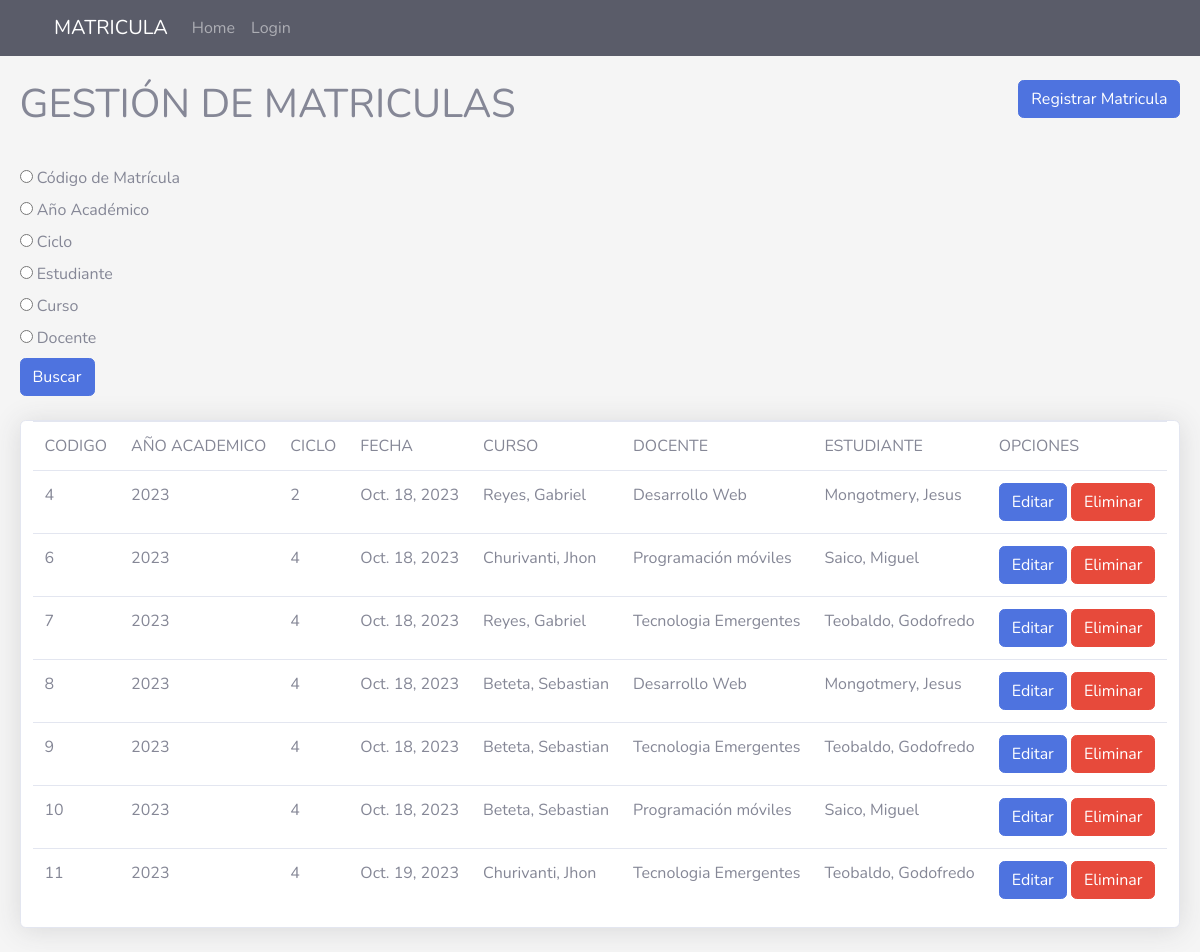
The page / on the database its author committed.
### appCursos/models.py (models this page shows, shortened)
class Matricula(models.Model):
    matricula_id = models.AutoField(primary_key=True, default=None)
    AnioAcademico = models.IntegerField()
    Ciclo = models.CharField(max_length=10)
    Fecha = models.DateField()
    CodigoEstudiante = models.ForeignKey(Estudiante, on_delete=models.CASCADE)
    CodigoCurso = models.ForeignKey(Curso, on_delete=models.CASCADE)
    CodigoDocente = models.ForeignKey(Docente, on_delete=models.CASCADE)

class Estudiante(models.Model):
    CodEstudiante = models.AutoField(primary_key=True)
    AnioIngreso = models.IntegerField()
    Apellido = models.CharField(max_length=50)
    Nombre = models.CharField(max_length=50)
    Telefono = models.CharField(max_length=15)
    def __str__(self):
        return f'{self.Apellido}, {self.Nombre}'

class Curso(models.Model):
    CodCurso = models.AutoField(primary_key=True)
    Nombre = models.CharField(max_length=100)
    Credito = models.PositiveIntegerField()
    def __str__(self):
        return self.Nombre

class Docente(models.Model):
    CodDocente = models.AutoField(primary_key=True)
    Apellido = models.CharField(max_length=50)
    Nombre = models.CharField(max_length=50)
    def __str__(self):
        return f'{self.Apellido}, {self.Nombre}'

### appCursos/views.py (the view, shortened to what this page needs)
# urls.py: path('',views.listMatricula,name='matricula'),
def listMatricula(request):
    formSearch = MatriculaSearchForm(request.GET)
    matriculas= Matricula.objects.all()
    estudiantes = Estudiante.objects.all()
    cursos = Curso.objects.all()
    docentes = Docente.objects.all()
    formCreateMatricula = MatriculaForm()
    context = {
        'matriculas':matriculas,
        'estudiantes': estudiantes,
        'cursos': cursos,
        'docentes': docentes,
        'formCreateMatricula':formCreateMatricula,
        'formSearch':formSearch
    }
    return render(request,'matricula.html',context)

### appCursos/forms.py
class MatriculaForm(forms.ModelForm):
    class Meta:
        model = Matricula
        fields = '__all__'
        widgets = {
            'Fecha': forms.DateInput(attrs={'type': 'date'}),
            'CodigoEstudiante': forms.Select(attrs={'class': 'form-control'}),
            'CodigoCurso': forms.Select(attrs={'class': 'form-control'}),
            'CodigoDocente': forms.Select(attrs={'class': 'form-control'}),
        }

### appCursos/templates/matricula.html (shortened to what this page needs)
{% extends 'layouts/base.html' %}
 {% block content %}
 <div class=" mt-4">
    <div class="d-flex justify-content-between">
        <div>
        <h1>GESTIÓN DE MATRICULAS</h1>
        </div>
        <div>
        <button type="button" class="btn btn-primary mb-4" data-toggle="modal" data-target="#nuevaMatricula">
            Registrar Matricula
        </button>
        </div>
    </div>
    <form class="w-100 me-3 mt-4 mb-4" method="get">
        <div class="radio-tabs">
            {{ formSearch.campo }}
        </div>
        <button type="submit" class="btn btn-primary">Buscar</button>
    </form>
    <div class="card shadow mb-4 ">
        <div class="col-12">
            <div class="table-response ">
                <table class="table table-hover ">
                    <thead>
                    <tr>
                        <td>CODIGO</td>
                        <td>AÑO ACADEMICO</td>
                        <td>CICLO</td>
                        <td>FECHA</td>
                        <td>CURSO</td>
                        <td>DOCENTE</td>
                        <td>ESTUDIANTE</td>
                        <td>OPCIONES</td>
                    </tr>
                    </thead>
                    <tbody>
                        {% for matricula in matriculas %}
                    <tr>
                        <td>{{matricula.matricula_id}}</td>
                        <td>{{matricula.AnioAcademico}}</td>
                        <td>{{matricula.Ciclo}}</td>
                        <td >{{matricula.Fecha}}</td>
                        <td >{{matricula.CodigoEstudiante}}</td>
                        <td >{{matricula.CodigoCurso}}</td>
                        <td >{{matricula.CodigoDocente}}</td>
                        <td>
                            <button type="button" class="btn btn-primary editar-matricula" data-toggle="modal" data-target="#editarMatricula-{{ matricula.matricula_id }}">
                                Editar
                            </button>
                            <button type="button" class="btn btn-danger eliminar-matricula" data-toggle="modal" data-target="#eliminarMatricula-{{ matricula.matricula_id }}">
                                Eliminar
                            </button>
                        </td>
                    </tr>
                    {% endfor %}
                    </tbody>
                </table>
            </div>
        </div>
    </div>
</div>
{% endblock %}

### appCursos/templates/layouts/base.html (shortened to what this page needs)
{% load static %}
<!DOCTYPE html>
<html lang="en">
  <head>
    <link href="{% static 'vendor/fontawesome-free/css/all.min.css' %}" rel="stylesheet" type="text/css">
    <link href="{% static 'css/sb-admin-2.min.css' %}" rel="stylesheet">
    <link rel="stylesheet" href="{% static 'styles/main.css' %}" type="text/css">
  </head>
  <body>
    {% include 'layouts/navbar.html' %}
    <main class="main-home">
      <div class=" " >
    {% block content %}
    {% endblock %}
  </div>
</main>
  </body>
</html>

### appCursos/templates/layouts/navbar.html (shortened to what this page needs)
<nav class="navbar navbar-expand-lg navbar-dark bg-dark">
    <div class="container">
      <a class="navbar-brand" href="/">MATRICULA</a>
      <div class="collapse navbar-collapse" id="navbarNav">
        <ul class="navbar-nav ms-auto">
          <li class="nav-item">
            <a href="/" class="nav-link">Home</a>
          </li>
          <li class="nav-item">
            <a href="/login" class="nav-link">Login</a>
          </li>
        </ul>
      </div>
    </div>
  </nav>

### appCursos/static/styles/main.css (style rules this page uses)
.main-home { min-height: calc(100vh - 56px); background-color:whitesmoke; display: flex; justify-content: center; align-items:start; }

### rows shown on the page
Matricula: matricula_id "4", AnioAcademico "2023", Ciclo "2", Fecha "Oct. 18, 2023", CodigoEstudiante "Reyes, Gabriel", CodigoCurso "Desarrollo Web", CodigoDocente "Mongotmery, Jesus"
Matricula: matricula_id "6", AnioAcademico "2023", Ciclo "4", Fecha "Oct. 18, 2023", CodigoEstudiante "Churivanti, Jhon", CodigoCurso "Programación móviles", CodigoDocente "Saico, Miguel"
Matricula: matricula_id "7", AnioAcademico "2023", Ciclo "4", Fecha "Oct. 18, 2023", CodigoEstudiante "Reyes, Gabriel", CodigoCurso "Tecnologia Emergentes", CodigoDocente "Teobaldo, Godofredo"
Matricula: matricula_id "8", AnioAcademico "2023", Ciclo "4", Fecha "Oct. 18, 2023", CodigoEstudiante "Beteta, Sebastian", CodigoCurso "Desarrollo Web", CodigoDocente "Mongotmery, Jesus"
Matricula: matricula_id "9", AnioAcademico "2023", Ciclo "4", Fecha "Oct. 18, 2023", CodigoEstudiante "Beteta, Sebastian", CodigoCurso "Tecnologia Emergentes", CodigoDocente "Teobaldo, Godofredo"
Matricula: matricula_id "10", AnioAcademico "2023", Ciclo "4", Fecha "Oct. 18, 2023", CodigoEstudiante "Beteta, Sebastian", CodigoCurso "Programación móviles", CodigoDocente "Saico, Miguel"
Matricula: matricula_id "11", AnioAcademico "2023", Ciclo "4", Fecha "Oct. 19, 2023", CodigoEstudiante "Churivanti, Jhon", CodigoCurso "Tecnologia Emergentes", CodigoDocente "Teobaldo, Godofredo"
